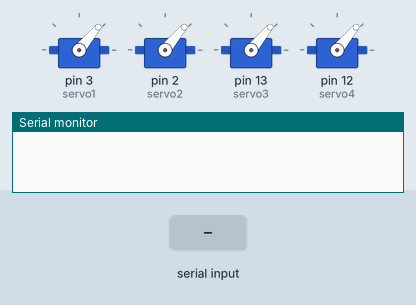
Bench run of a sketch on a simulated Arduino Uno, built with avr-gcc and run on an emulated ATmega328P. Shown: 4 × servo, the last lines printed to the serial monitor. The test bench sets the inputs (shaded band).

Above: at 1.2 s.
1.3 s: "90,45,200\n" received over Serial
At 1.8 s:
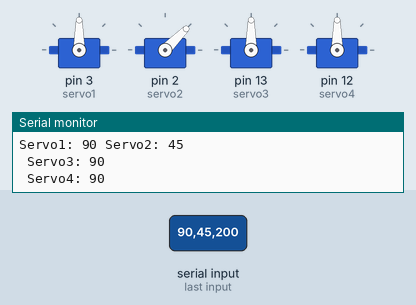
2.8 s: "30,150,10\n" received over Serial
At 4.0 s:
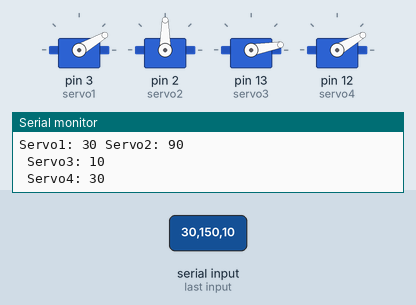
4.3 s: "90,45\n" received over Serial
At 5.2 s:
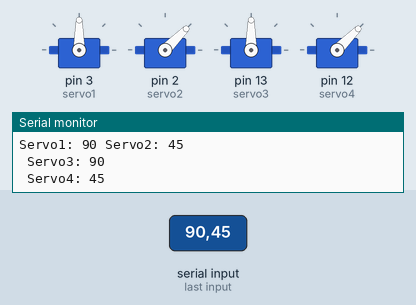
5.8 s: "30,150\n" received over Serial
At 6.3 s:
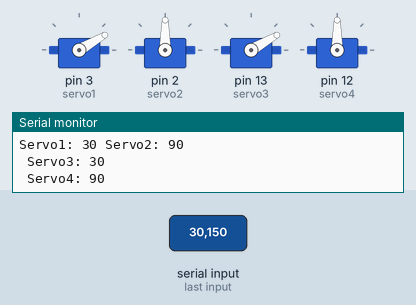
7.3 s: "90,45,200,10\n" received over Serial
At 7.7 s:
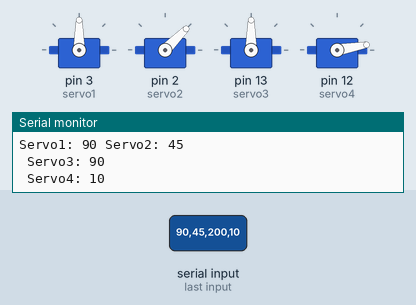
8.8 s: "1,90\n" received over Serial
At 9.7 s:
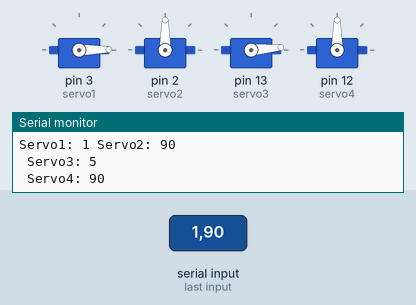
Timing chart, 0 to 11.3 s (numbered marks = the images above; inputs shaded):
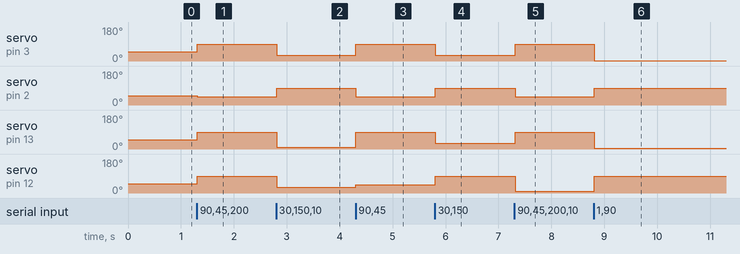

The sketch:

pruebaComunicacionSerialIntermedia.ino
```cpp
#include <Servo.h>

Servo servo1;
Servo servo2;
Servo servo3;
Servo servo4;

void setup() {
  Serial.begin(9600);
  servo1.attach(3);
  servo2.attach(2);
  servo3.attach(13);
  servo4.attach(12);

  servo1.write(50);
  servo2.write(50);
  servo3.write(50);
  servo4.write(50);

}

void loop() {
  if (Serial.available() > 0) {
    String data = Serial.readStringUntil('\n');
    int commaIndex1 = data.indexOf(',');
    int commaIndex2 = data.indexOf(',', commaIndex1 + 1);
    int commaIndex3 = data.indexOf(',', commaIndex2 + 1);

    if (commaIndex1 > 0) {
      String value1 = data.substring(0, commaIndex1);
      String value2 = data.substring(commaIndex1 + 1, commaIndex2);
      String value3 = data.substring(commaIndex2 + 1, commaIndex3);
      String value4 = data.substring(commaIndex3 + 1);

      int servo1Value = value1.toInt();
      int servo2Value = value2.toInt();
      int servo3Value = value3.toInt();
      int servo4Value = value4.toInt();

      // Asegurar que los valores estén dentro del rango permitido
      servo1Value = constrain(servo1Value, 0, 90);
      servo2Value = constrain(servo2Value, 0, 90);
      servo3Value = constrain(servo3Value, 5, 90);
      servo4Value = constrain(servo4Value, 5, 90);

      // Ajustar los servomotores
      servo1.write(servo1Value);
      servo2.write(servo2Value);
      servo3.write(servo3Value);
      servo4.write(servo4Value);

      Serial.print("Servo1: "); // 48 para adelantarse
      Serial.print(servo1Value);
      Serial.print(" Servo2: "); // 47 para adelantarse
      Serial.println(servo2Value);
      Serial.print(" Servo3: ");
      Serial.println(servo3Value); // en 10 se para
      Serial.print(" Servo4: ");
      Serial.println(servo4Value); // en 85 se para
    }
  }
}
```

Measured:
- after the input at 1.3 s, servo on pin 3 (servo1), servo on pin 13 (servo3), servo on pin 12 (servo4): 50° → 90° at once; servo on pin 2 (servo2): 50° → 45° at once
- after the input at 2.8 s, servo on pin 3 (servo1), servo on pin 12 (servo4): 90° → 30° at once; servo on pin 2 (servo2): 45° → 90° at once; servo on pin 13 (servo3): 90° → 10° at once
- after the input at 4.3 s, servo on pin 3 (servo1): 30° → 90° at once; servo on pin 2 (servo2): 90° → 45° at once; servo on pin 13 (servo3): 10° → 90° at once; servo on pin 12 (servo4): 30° → 45° at once
- after the input at 5.8 s, servo on pin 3 (servo1), servo on pin 13 (servo3): 90° → 30° at once; servo on pin 2 (servo2), servo on pin 12 (servo4): 45° → 90° at once
- after the input at 7.3 s, servo on pin 3 (servo1), servo on pin 13 (servo3): 30° → 90° at once; servo on pin 2 (servo2): 90° → 45° at once; servo on pin 12 (servo4): 90° → 10° at once
- after the input at 8.8 s, servo on pin 3 (servo1): 90° → 1° at once; servo on pin 2 (servo2): 45° → 90° at once; servo on pin 13 (servo3): 90° → 5° at once; servo on pin 12 (servo4): 10° → 90° at once
